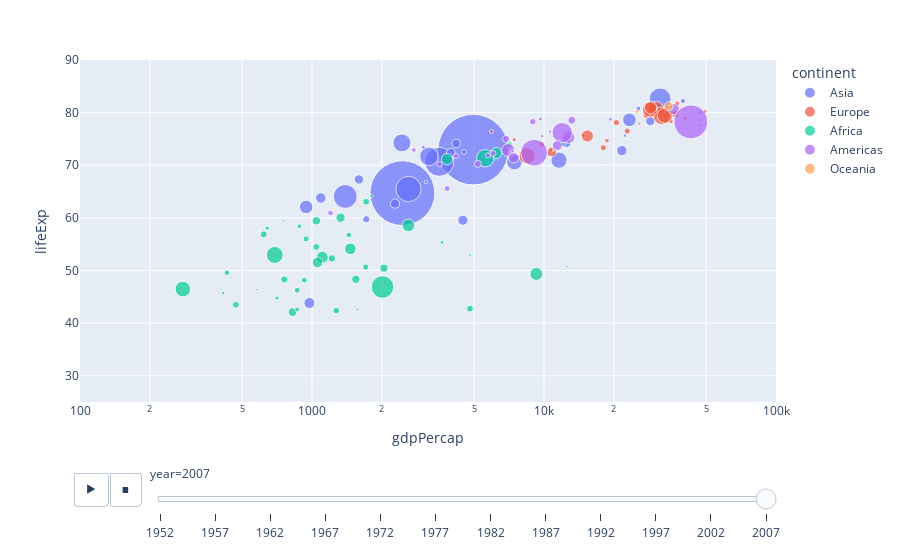

Source (notebook cell):
### Code cell
gapminder = pd.read_csv('https://raw.githubusercontent.com/rogovich/Data/master/data/gapminderData.csv')

import plotly.express as px

# какая переменная отвечает за анимацию?

px.scatter(gapminder, x="gdpPercap", y="lifeExp", animation_frame="year",
           size="pop", color="continent", hover_name="country",
           log_x=True, size_max=50, range_x=[100,100000], range_y=[25,90])

### Figure 1 — Plotly figure (JSON) as saved in the notebook; plotly's stock layout.template omitted (floating-point values rounded to 4 significant figures)
{"data": [{"hovertemplate": "<b>%{hovertext}</b><br><br>continent=Asia<br>year=2007<br>gdpPercap=%{x}<br>lifeExp=%{y}<br>pop=%{marker.size}<extra></extra>", "hovertext": ["Afghanistan", "Bahrain", "Bangladesh", "Cambodia", "China", "Hong Kong, China", "India", "Indonesia", "Iran", "Iraq", "Israel", "Japan", "Jordan", "Korea, Dem. Rep.", "Korea, Rep.", "Kuwait", "Lebanon", "Malaysia", "Mongolia", "Myanmar", "Nepal", "Oman", "Pakistan", "Philippines", "Saudi Arabia", "Singapore", "Sri Lanka", "Syria", "Taiwan", "Thailand", "Vietnam", "West Bank and Gaza", "Yemen, Rep."], "legendgroup": "Asia", "marker": {"color": "#636efa", "size": [31889923, 708573, 150448339, 14131858, 1318683096, 6980412, 1110396331, 223547000, 69453570, 27499638, 6426679, 127467972, 6053193, 23301725, 49044790, 2505559, 3921278, 24821286, 2874127, 47761980, 28901790, 3204897, 169270617, 91077287, 27601038, 4553009, 20378239, 19314747, 23174294, 65068149, 85262356, 4018332, 22211743], "sizemode": "area", "sizeref": 527500.0, "symbol": "circle"}, "mode": "markers", "name": "Asia", "orientation": "v", "showlegend": true, "type": "scatter", "x": [974.6, 29800.0, 1391.0, 1714.0, 4959.0, 39720.0, 2452.0, 3541.0, 11610.0, 4471.0, 25520.0, 31660.0, 4519.0, 1593.0, 23350.0, 47310.0, 10460.0, 12450.0, 3096.0, 944, 1091.0, 22320.0, 2606.0, 3190.0, 21650.0, 47140.0, 3970.0, 4185.0, 28720.0, 7458.0, 2442.0, 3025.0, 2281.0], "xaxis": "x", "y": [43.83, 75.64, 64.06, 59.72, 72.96, 82.21, 64.7, 70.65, 70.96, 59.55, 80.75, 82.6, 72.53, 67.3, 78.62, 77.59, 71.99, 74.24, 66.8, 62.07, 63.78, 75.64, 65.48, 71.69, 72.78, 79.97, 72.4, 74.14, 78.4, 70.62, 74.25, 73.42, 62.7], "yaxis": "y"}, {"hovertemplate": "<b>%{hovertext}</b><br><br>continent=Europe<br>year=2007<br>gdpPercap=%{x}<br>lifeExp=%{y}<br>pop=%{marker.size}<extra></extra>", "hovertext": ["Albania", "Austria", "Belgium", "Bosnia and Herzegovina", "Bulgaria", "Croatia", "Czech Republic", "Denmark", "Finland", "France", "Germany", "Greece", "Hungary", "Iceland", "Ireland", "Italy", "Montenegro", "Netherlands", "Norway", "Poland", "Portugal", "Romania", "Serbia", "Slovak Republic", "Slovenia", "Spain", "Sweden", "Switzerland", "Turkey", "United Kingdom"], "legendgroup": "Europe", "marker": {"color": "#EF553B", "size": [3600523, 8199783, 10392226, 4552198, 7322858, 4493312, 10228744, 5468120, 5238460, 61083916, 82400996, 10706290, 9956108, 301931, 4109086, 58147733, 684736, 16570613, 4627926, 38518241, 10642836, 22276056, 10150265, 5447502, 2009245, 40448191, 9031088, 7554661, 71158647, 60776238], "sizemode": "area", "sizeref": 527500.0, "symbol": "circle"}, "mode": "markers", "name": "Europe", "orientation": "v", "showlegend": true, "type": "scatter", "x": [5937.0, 36130.0, 33690.0, 7446.0, 10680.0, 14620.0, 22830.0, 35280.0, 33210.0, 30470.0, 32170.0, 27540.0, 18010.0, 36180.0, 40680.0, 28570.0, 9254.0, 36800.0, 49360.0, 15390.0, 20510.0, 10810.0, 9787.0, 18680.0, 25770.0, 28820.0, 33860.0, 37510.0, 8458.0, 33200.0], "xaxis": "x", "y": [76.42, 79.83, 79.44, 74.85, 73.0, 75.75, 76.49, 78.33, 79.31, 80.66, 79.41, 79.48, 73.34, 81.76, 78.89, 80.55, 74.54, 79.76, 80.2, 75.56, 78.1, 72.48, 74.0, 74.66, 77.93, 80.94, 80.88, 81.7, 71.78, 79.42], "yaxis": "y"}, {"hovertemplate": "<b>%{hovertext}</b><br><br>continent=Africa<br>year=2007<br>gdpPercap=%{x}<br>lifeExp=%{y}<br>pop=%{marker.size}<extra></extra>", "hovertext": ["Algeria", "Angola", "Benin", "Botswana", "Burkina Faso", "Burundi", "Cameroon", "Central African Republic", "Chad", "Comoros", "Congo, Dem. Rep.", "Congo, Rep.", "Cote d'Ivoire", "Djibouti", "Egypt", "Equatorial Guinea", "Eritrea", "Ethiopia", "Gabon", "Gambia", "Ghana", "Guinea", "Guinea-Bissau", "Kenya", "Lesotho", "Liberia", "Libya", "Madagascar", "Malawi", "Mali", "Mauritania", "Mauritius", "Morocco", "Mozambique", "Namibia", "Niger", "Nigeria", "Reunion", "Rwanda", "Sao Tome and Principe", "Senegal", "Sierra Leone", "Somalia", "South Africa", "Sudan", "Swaziland", "Tanzania", "Togo", "Tunisia", "Uganda", "Zambia", "Zimbabwe"], "legendgroup": "Africa", "marker": {"color": "#00cc96", "size": [33333216, 12420476, 8078314, 1639131, 14326203, 8390505, 17696293, 4369038, 10238807, 710960, 64606759, 3800610, 18013409, 496374, 80264543, 551201, 4906585, 76511887, 1454867, 1688359, 22873338, 9947814, 1472041, 35610177, 2012649, 3193942, 6036914, 19167654, 13327079, 12031795, 3270065, 1250882, 33757175, 19951656, 2055080, 12894865, 135031164, 798094, 8860588, 199579, 12267493, 6144562, 9118773, 43997828, 42292929, 1133066, 38139640, 5701579, 10276158, 29170398, 11746035, 12311143], "sizemode": "area", "sizeref": 527500.0, "symbol": "circle"}, "mode": "markers", "name": "Africa", "orientation": "v", "showlegend": true, "type": "scatter", "x": [6223.0, 4797.0, 1441.0, 12570.0, 1217.0, 430.1, 2042.0, 706.0, 1704.0, 986.1, 277.6, 3633.0, 1545.0, 2082.0, 5581.0, 12150.0, 641.4, 690.8, 13210.0, 752.7, 1328.0, 942.7, 579.2, 1463.0, 1569.0, 414.5, 12060.0, 1045.0, 759.3, 1043.0, 1803.0, 10960.0, 3820.0, 823.7, 4811.0, 619.7, 2014.0, 7670.0, 863.1, 1598.0, 1712.0, 862.5, 926.1, 9270.0, 2602.0, 4513.0, 1107.0, 883.0, 7093.0, 1056.0, 1271.0, 469.7], "xaxis": "x", "y": [72.3, 42.73, 56.73, 50.73, 52.3, 49.58, 50.43, 44.74, 50.65, 65.15, 46.46, 55.32, 48.33, 54.79, 71.34, 51.58, 58.04, 52.95, 56.73, 59.45, 60.02, 56.01, 46.39, 54.11, 42.59, 45.68, 73.95, 59.44, 48.3, 54.47, 64.16, 72.8, 71.16, 42.08, 52.91, 56.87, 46.86, 76.44, 46.24, 65.53, 63.06, 42.57, 48.16, 49.34, 58.56, 39.61, 52.52, 58.42, 73.92, 51.54, 42.38, 43.49], "yaxis": "y"}, {"hovertemplate": "<b>%{hovertext}</b><br><br>continent=Americas<br>year=2007<br>gdpPercap=%{x}<br>lifeExp=%{y}<br>pop=%{marker.size}<extra></extra>", "hovertext": ["Argentina", "Bolivia", "Brazil", "Canada", "Chile", "Colombia", "Costa Rica", "Cuba", "Dominican Republic", "Ecuador", "El Salvador", "Guatemala", "Haiti", "Honduras", "Jamaica", "Mexico", "Nicaragua", "Panama", "Paraguay", "Peru", "Puerto Rico", "Trinidad and Tobago", "United States", "Uruguay", "Venezuela"], "legendgroup": "Americas", "marker": {"color": "#ab63fa", "size": [40301927, 9119152, 190010647, 33390141, 16284741, 44227550, 4133884, 11416987, 9319622, 13755680, 6939688, 12572928, 8502814, 7483763, 2780132, 108700891, 5675356, 3242173, 6667147, 28674757, 3942491, 1056608, 301139947, 3447496, 26084662], "sizemode": "area", "sizeref": 527500.0, "symbol": "circle"}, "mode": "markers", "name": "Americas", "orientation": "v", "showlegend": true, "type": "scatter", "x": [12780.0, 3822.0, 9066.0, 36320.0, 13170.0, 7007.0, 9645.0, 8948.0, 6025.0, 6873.0, 5728.0, 5186.0, 1202.0, 3548.0, 7321.0, 11980.0, 2749.0, 9809.0, 4173.0, 7409.0, 19330.0, 18010.0, 42950.0, 10610.0, 11420.0], "xaxis": "x", "y": [75.32, 65.55, 72.39, 80.65, 78.55, 72.89, 78.78, 78.27, 72.23, 74.99, 71.88, 70.26, 60.92, 70.2, 72.57, 76.19, 72.9, 75.54, 71.75, 71.42, 78.75, 69.82, 78.24, 76.38, 73.75], "yaxis": "y"}, {"hovertemplate": "<b>%{hovertext}</b><br><br>continent=Oceania<br>year=2007<br>gdpPercap=%{x}<br>lifeExp=%{y}<br>pop=%{marker.size}<extra></extra>", "hovertext": ["Australia", "New Zealand"], "legendgroup": "Oceania", "marker": {"color": "#FFA15A", "size": [20434176, 4115771], "sizemode": "area", "sizeref": 527500.0, "symbol": "circle"}, "mode": "markers", "name": "Oceania", "orientation": "v", "showlegend": true, "type": "scatter", "x": [34440.0, 25190.0], "xaxis": "x", "y": [81.23, 80.2], "yaxis": "y"}], "layout": {"autosize": true, "legend": {"itemsizing": "constant", "title": {"text": "continent"}, "tracegroupgap": 0}, "margin": {"t": 60}, "sliders": [{"active": 11, "currentvalue": {"prefix": "year="}, "len": 0.9, "pad": {"b": 10, "t": 60}, "steps": [{"args": [["1952"], {"frame": {"duration": 0, "redraw": false}, "fromcurrent": true, "mode": "immediate", "transition": {"duration": 0, "easing": "linear"}}], "label": "1952", "method": "animate"}, {"args": [["1957"], {"frame": {"duration": 0, "redraw": false}, "fromcurrent": true, "mode": "immediate", "transition": {"duration": 0, "easing": "linear"}}], "label": "1957", "method": "animate"}, {"args": [["1962"], {"frame": {"duration": 0, "redraw": false}, "fromcurrent": true, "mode": "immediate", "transition": {"duration": 0, "easing": "linear"}}], "label": "1962", "method": "animate"}, {"args": [["1967"], {"frame": {"duration": 0, "redraw": false}, "fromcurrent": true, "mode": "immediate", "transition": {"duration": 0, "easing": "linear"}}], "label": "1967", "method": "animate"}, {"args": [["1972"], {"frame": {"duration": 0, "redraw": false}, "fromcurrent": true, "mode": "immediate", "transition": {"duration": 0, "easing": "linear"}}], "label": "1972", "method": "animate"}, {"args": [["1977"], {"frame": {"duration": 0, "redraw": false}, "fromcurrent": true, "mode": "immediate", "transition": {"duration": 0, "easing": "linear"}}], "label": "1977", "method": "animate"}, {"args": [["1982"], {"frame": {"duration": 0, "redraw": false}, "fromcurrent": true, "mode": "immediate", "transition": {"duration": 0, "easing": "linear"}}], "label": "1982", "method": "animate"}, {"args": [["1987"], {"frame": {"duration": 0, "redraw": false}, "fromcurrent": true, "mode": "immediate", "transition": {"duration": 0, "easing": "linear"}}], "label": "1987", "method": "animate"}, {"args": [["1992"], {"frame": {"duration": 0, "redraw": false}, "fromcurrent": true, "mode": "immediate", "transition": {"duration": 0, "easing": "linear"}}], "label": "1992", "method": "animate"}, {"args": [["1997"], {"frame": {"duration": 0, "redraw": false}, "fromcurrent": true, "mode": "immediate", "transition": {"duration": 0, "easing": "linear"}}], "label": "1997", "method": "animate"}, {"args": [["2002"], {"frame": {"duration": 0, "redraw": false}, "fromcurrent": true, "mode": "immediate", "transition": {"duration": 0, "easing": "linear"}}], "label": "2002", "method": "animate"}, {"args": [["2007"], {"frame": {"duration": 0, "redraw": false}, "fromcurrent": true, "mode": "immediate", "transition": {"duration": 0, "easing": "linear"}}], "label": "2007", "method": "animate"}], "x": 0.1, "xanchor": "left", "y": 0, "yanchor": "top"}], "updatemenus": [{"active": 0, "buttons": [{"args": [null, {"frame": {"duration": 500, "redraw": false}, "fromcurrent": true, "mode": "immediate", "transition": {"duration": 500, "easing": "linear"}}], "label": "&#9654;", "method": "animate"}, {"args": [[null], {"frame": {"duration": 0, "redraw": false}, "fromcurrent": true, "mode": "immediate", "transition": {"duration": 0, "easing": "linear"}}], "label": "&#9724;", "method": "animate"}], "direction": "left", "pad": {"r": 10, "t": 70}, "showactive": false, "type": "buttons", "x": 0.1, "xanchor": "right", "y": 0, "yanchor": "top"}], "xaxis": {"anchor": "y", "domain": [0, 1], "range": [2, 5], "title": {"text": "gdpPercap"}, "type": "log"}, "yaxis": {"anchor": "x", "domain": [0, 1], "range": [25, 90], "title": {"text": "lifeExp"}, "type": "linear"}}}
